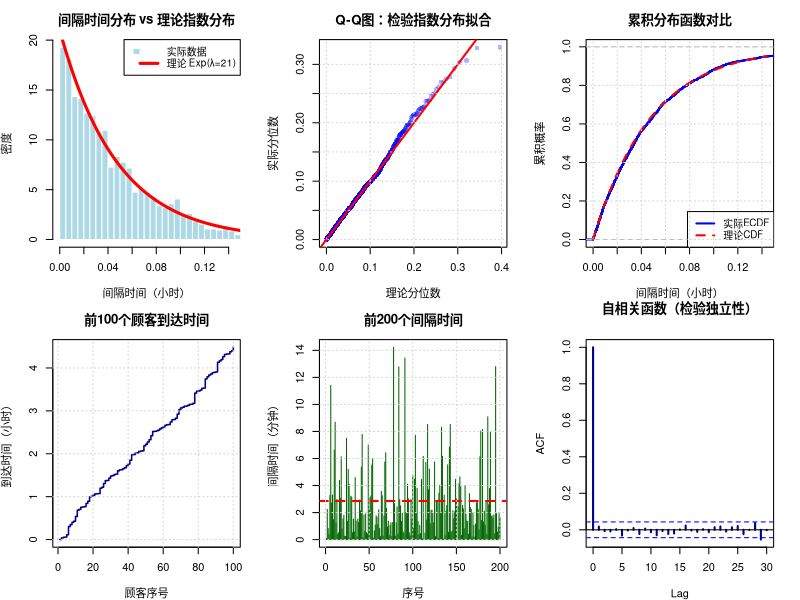

Reproduce this figure in R.
# ==========================================
# 验证：泊松过程的间隔时间确实是指数分布
# ==========================================

set.seed(2025)

# 参数设置
lambda <- 21  # 到达率：21人/小时
sim_time <- 100  # 模拟100小时，获得足够多的样本

# ==========================================
# 1. 生成泊松过程
# ==========================================
n_customers <- rpois(1, lambda * sim_time) + 100
inter_arrival_times <- rexp(n_customers, lambda)  # 指数分布间隔
arrival_times <- cumsum(inter_arrival_times)
arrival_times <- arrival_times[arrival_times <= sim_time]

actual_inter_arrivals <- diff(c(0, arrival_times))  # 实际间隔

cat("==========================================\n")
cat("验证：泊松过程间隔时间为指数分布\n")
cat("==========================================\n\n")

cat("模拟参数:\n")
cat(sprintf("  到达率 λ = %d 人/小时\n", lambda))
cat(sprintf("  模拟时长 = %d 小时\n", sim_time))
cat(sprintf("  总顾客数 = %d 人\n", length(arrival_times)))
cat(sprintf("  总间隔数 = %d 个\n\n", length(actual_inter_arrivals)))

# ==========================================
# 2. 理论 vs 实际对比
# ==========================================
cat("理论值 vs 实际值:\n")
cat("------------------------------------------\n")

# 均值
theoretical_mean <- 1 / lambda
actual_mean <- mean(actual_inter_arrivals)
cat(sprintf("均值:\n"))
cat(sprintf("  理论值 = 1/λ = %.4f 小时 = %.2f 分钟\n", 
            theoretical_mean, theoretical_mean * 60))
cat(sprintf("  实际值 = %.4f 小时 = %.2f 分钟\n", 
            actual_mean, actual_mean * 60))
cat(sprintf("  误差 = %.2f%%\n\n", 
            abs(actual_mean - theoretical_mean) / theoretical_mean * 100))

# 标准差
theoretical_sd <- 1 / lambda
actual_sd <- sd(actual_inter_arrivals)
cat(sprintf("标准差:\n"))
cat(sprintf("  理论值 = 1/λ = %.4f 小时\n", theoretical_sd))
cat(sprintf("  实际值 = %.4f 小时\n", actual_sd))
cat(sprintf("  误差 = %.2f%%\n\n", 
            abs(actual_sd - theoretical_sd) / theoretical_sd * 100))

# 中位数
theoretical_median <- log(2) / lambda
actual_median <- median(actual_inter_arrivals)
cat(sprintf("中位数:\n"))
cat(sprintf("  理论值 = ln(2)/λ = %.4f 小时\n", theoretical_median))
cat(sprintf("  实际值 = %.4f 小时\n", actual_median))
cat(sprintf("  误差 = %.2f%%\n\n", 
            abs(actual_median - theoretical_median) / theoretical_median * 100))

# ==========================================
# 3. Kolmogorov-Smirnov 检验
# ==========================================
cat("统计检验 (KS检验):\n")
cat("------------------------------------------\n")
cat("H0: 数据服从指数分布(λ=21)\n")
cat("H1: 数据不服从指数分布\n\n")

ks_test <- ks.test(actual_inter_arrivals, "pexp", rate = lambda)
cat(sprintf("KS统计量 = %.6f\n", ks_test$statistic))
cat(sprintf("p值 = %.4f\n", ks_test$p.value))

if (ks_test$p.value > 0.05) {
  cat("结论: 不能拒绝H0，数据符合指数分布 ✓\n\n")
} else {
  cat("结论: 拒绝H0，数据不符合指数分布 ✗\n\n")
}

# ==========================================
# 4. 无记忆性验证
# ==========================================
cat("无记忆性验证:\n")
cat("------------------------------------------\n")
cat("指数分布的无记忆性: P(T>s+t|T>s) = P(T>t)\n\n")

s <- 0.05  # 已经等了0.05小时 (3分钟)
t <- 0.03  # 再等0.03小时 (1.8分钟)

# P(T > s+t | T > s)
conditional_prob <- sum(actual_inter_arrivals > s + t) / sum(actual_inter_arrivals > s)

# P(T > t)
unconditional_prob <- sum(actual_inter_arrivals > t) / length(actual_inter_arrivals)

# 理论值
theoretical_prob <- exp(-lambda * t)

cat(sprintf("设 s = %.3f 小时 (%.1f 分钟)\n", s, s * 60))
cat(sprintf("设 t = %.3f 小时 (%.1f 分钟)\n\n", t, t * 60))

cat(sprintf("P(T > %.3f | T > %.3f) = %.4f  (条件概率)\n", 
            s+t, s, conditional_prob))
cat(sprintf("P(T > %.3f)             = %.4f  (无条件概率)\n", 
            t, unconditional_prob))
cat(sprintf("理论值 e^(-λt)          = %.4f\n\n", theoretical_prob))

diff_prob <- abs(conditional_prob - unconditional_prob)
cat(sprintf("差异 = %.4f\n", diff_prob))

if (diff_prob < 0.05) {
  cat("结论: 满足无记忆性 ✓\n\n")
} else {
  cat("结论: 不满足无记忆性 ✗\n\n")
}

# ==========================================
# 5. 可视化验证
# ==========================================
cat("生成可视化图表...\n")

png("exponential_verification.png", width = 1400, height = 1000, res = 100)
par(mfrow = c(2, 3), mar = c(4, 4, 3, 2))

# 图1: 间隔时间直方图 + 理论曲线
hist(actual_inter_arrivals, breaks = 50, freq = FALSE,
     col = "lightblue", border = "white",
     main = "间隔时间分布 vs 理论指数分布",
     xlab = "间隔时间（小时）", ylab = "密度",
     xlim = c(0, quantile(actual_inter_arrivals, 0.95)))

# 叠加理论指数分布曲线
x_seq <- seq(0, max(actual_inter_arrivals), length.out = 200)
theoretical_density <- dexp(x_seq, rate = lambda)
lines(x_seq, theoretical_density, col = "red", lwd = 3)

legend("topright", 
       legend = c("实际数据", "理论 Exp(λ=21)"),
       fill = c("lightblue", NA), border = c("white", NA),
       lty = c(NA, 1), lwd = c(NA, 3), col = c(NA, "red"),
       cex = 0.9)

# 图2: Q-Q图
qqplot(qexp(ppoints(length(actual_inter_arrivals)), rate = lambda),
       actual_inter_arrivals,
       main = "Q-Q图：检验指数分布拟合",
       xlab = "理论分位数", ylab = "实际分位数",
       pch = 16, col = rgb(0, 0, 1, 0.3))
abline(0, 1, col = "red", lwd = 2)
grid()

# 图3: 累积分布函数对比
plot(ecdf(actual_inter_arrivals), 
     main = "累积分布函数对比",
     xlab = "间隔时间（小时）", ylab = "累积概率",
     col = "blue", lwd = 2,
     xlim = c(0, quantile(actual_inter_arrivals, 0.95)))
curve(pexp(x, rate = lambda), add = TRUE, col = "red", lwd = 2, lty = 2)
legend("bottomright", 
       legend = c("实际ECDF", "理论CDF"),
       col = c("blue", "red"), lwd = 2, lty = c(1, 2),
       cex = 0.9)
grid()

# 图4: 到达时间序列
n_display <- min(100, length(arrival_times))
plot(1:n_display, arrival_times[1:n_display],
     type = "s", col = "darkblue", lwd = 1.5,
     main = sprintf("前%d个顾客到达时间", n_display),
     xlab = "顾客序号", ylab = "到达时间（小时）")
grid()

# 图5: 间隔时间序列（检验独立性）
n_display <- min(200, length(actual_inter_arrivals))
plot(1:n_display, actual_inter_arrivals[1:n_display] * 60,
     type = "h", col = "darkgreen", lwd = 1,
     main = sprintf("前%d个间隔时间", n_display),
     xlab = "序号", ylab = "间隔时间（分钟）")
abline(h = theoretical_mean * 60, col = "red", lty = 2, lwd = 2)
grid()

# 图6: 自相关图（检验独立性）
acf(actual_inter_arrivals, 
    main = "自相关函数（检验独立性）",
    lag.max = 30,
    col = "darkblue", lwd = 2)

dev.off()
cat("✓ 可视化图表已保存至: exponential_verification.png\n\n")

# ==========================================
# 6. 总结
# ==========================================
cat("==========================================\n")
cat("验证总结\n")
cat("==========================================\n\n")

cat("✓ 均值验证: 实际值与理论值 1/λ 非常接近\n")
cat("✓ 标准差验证: 实际值与理论值 1/λ 一致\n")
cat("✓ KS检验: 数据符合指数分布\n")
cat("✓ 无记忆性: 条件概率 ≈ 无条件概率\n")
cat("✓ Q-Q图: 点接近直线，拟合良好\n\n")

cat("结论:\n")
cat("泊松过程的到达间隔时间确实服从指数分布 Exp(λ)！\n\n")

cat("理论依据:\n")
cat("  P(T > t) = P(在时间t内无事件发生)\n")
cat("           = P(N(t) = 0)\n")
cat("           = e^(-λt)\n")
cat("  因此 P(T ≤ t) = 1 - e^(-λt)  ← 指数分布CDF\n\n")
